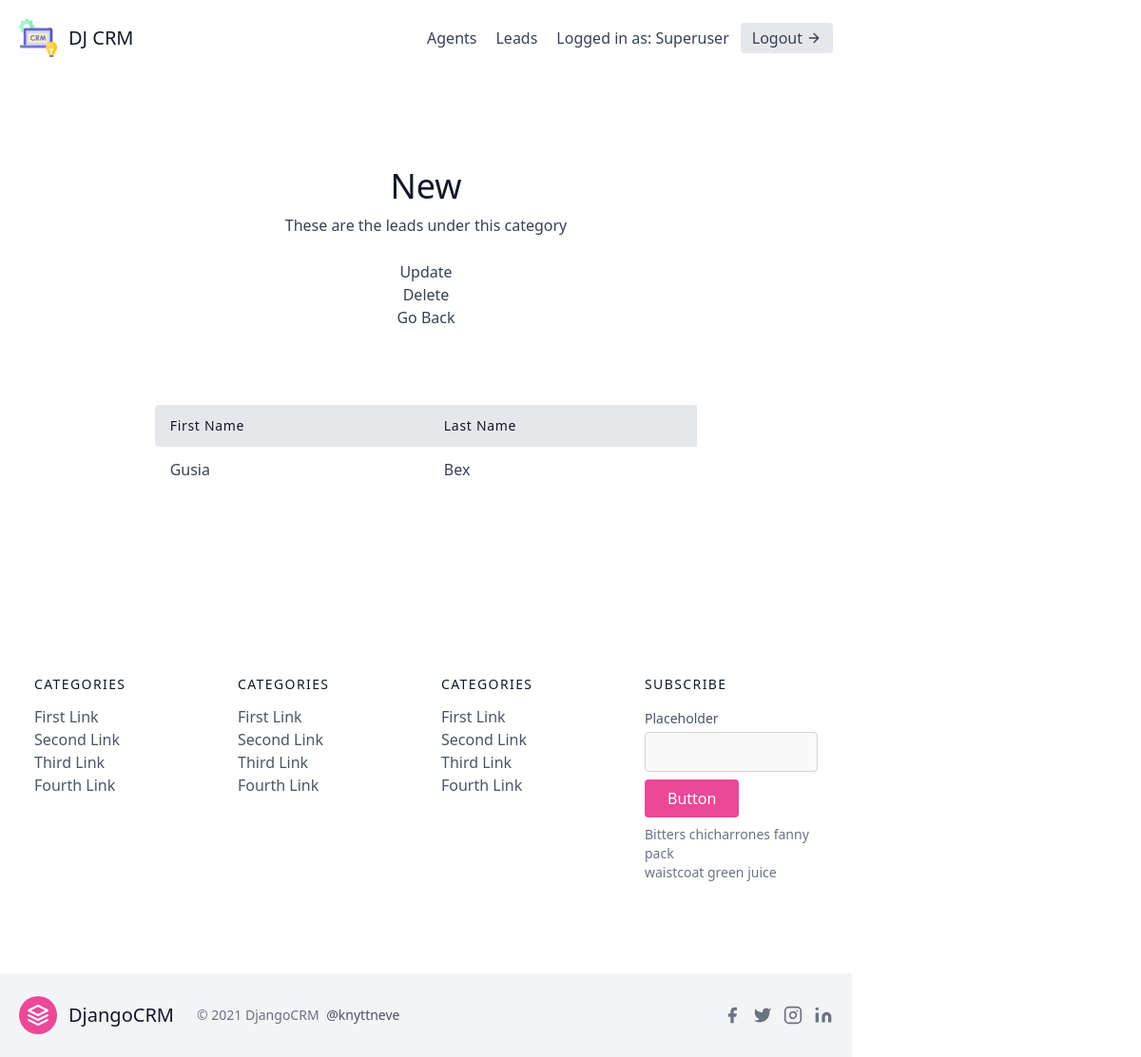
The app's page /leads/categories/1/ (signed in) with its own data.
### leads/models.py (models this page shows, shortened)
class User(AbstractUser):
    is_organisor = models.BooleanField(default=True)
    is_agent = models.BooleanField(default=False)

class Category(models.Model):
    name = models.CharField(max_length=30)
    organisation = models.ForeignKey(UserProfile, on_delete=models.CASCADE)

class Lead(models.Model):
    SOURCE_CHOICES = (
        ('Youtube', 'Youtube'),
        ('Google', 'Google'),
        ('Newsletter', 'Newsletter'),
    )
    first_name = models.CharField(max_length=255)
    last_name = models.CharField(max_length=255)
    age= models.IntegerField(default=0)
    agent = models.ForeignKey("Agent",null=True, blank=True, on_delete=models.SET_NULL)
    organisation = models.ForeignKey(UserProfile, on_delete=models.CASCADE, null=True, blank=True)
    category = models.ForeignKey("Category", related_name="leads", on_delete=models.SET_NULL, null=True, blank=True)
    description = models.TextField()
    date_added = models.DateTimeField(auto_now_add=True)
    phone_number = models.CharField(max_length=20)
    email = models.EmailField()
    profile_picture = models.ImageField(null=True, blank=True, upload_to="profile_pictures/")
    converted_date = models.DateTimeField(null=True, blank=True)

### leads/views.py (the view)
# urls.py: path('categories/<int:pk>/', CategoryDetailView.as_view(), name='category-detail'),
class CategoryDetailView(LoginRequiredMixin, generic.DetailView):
    template_name = "category_detail.html"
    context_object_name = "category"
    def get_context_data(self, **kwargs):
        context = super(CategoryDetailView, self).get_context_data(**kwargs)
        leads = self.get_object().leads.all()
        context.update({
            "leads": None
        })
        return context
    def get_queryset(self):
        user = self.request.user
        if user.is_organisor:
            queryset = Category.objects.filter(
                organisation=user.userprofile,
            )
        else:
            queryset = Category.objects.filter(
                organisation=user.agent.organisation,
            )
        return queryset

### templates/category_detail.html
{% extends "base.html" %}
{% block content %}
<section class="text-gray-700 body-font">
    <div class="container px-5 py-24 mx-auto">
      <div class="flex flex-col text-center w-full mb-20">
        <h1 class="sm:text-4xl text-3xl font-medium title-font mb-2 text-gray-900">
            {{ category.name }}
        </h1>
        <p class="lg:w-2/3 mx-auto leading-relaxed text-base">
            These are the leads under this category
        </p>
        <br>
        <a href="#" class="hover:text-blue-500">Update</a>
        <a href="#" class="hover:text-blue-500">Delete</a>
        <a href="{% url 'leads:category-list' %}" class="hover:text-blue-500">Go Back</a>
      </div>
      <div class="lg:w-2/3 w-full mx-auto overflow-auto">
        <table class="table-auto w-full text-left whitespace-no-wrap">
          <thead>
            <tr>
                <th class="px-4 py-3 title-font tracking-wider font-medium text-gray-900 text-sm bg-gray-200 rounded-tl rounded-bl">
                    First Name
                </th>
                <th class="px-4 py-3 title-font tracking-wider font-medium text-gray-900 text-sm bg-gray-200">
                    Last Name
                </th>
            </tr>
          </thead>
          <tbody>
            {% for lead in category.leads.all %}
                <tr>
                    <td class="px-4 py-3">
                      <a class="hover:text-blue-500" href="{% url 'leads:lead-detail' lead.pk %}">{{ lead.first_name }}</a>
                    </td>
                    <td class="px-4 py-3">{{ lead.last_name }}</td>
                </tr>
            {% endfor %}
          </tbody>
        </table>
      </div>
    </div>
  </section>
{% endblock content %}

### templates/navbar.html (shortened to what this page needs)
<header class="text-gray-700 body-font">
  <div class="container mx-auto flex flex-wrap p-5 flex-col md:flex-row items-center">
    <a href="#" class="flex title-font font-medium items-center text-gray-900 mb-4 md:mb-0">
      <span class="ml-3 text-xl">DJ CRM</span>
    </a>
    <nav class="md:ml-auto flex flex-wrap items-center text-base justify-center">
      {% if not request.user.is_authenticated %}
        <a href="{% url 'signup' %}" class="mr-5 hover:text-gray-900">Signup</a>
      {% else %}
        {% if request.user.is_organisor %}
        <a href="{% url 'agents:agent-list' %}" class="mr-5 hover:text-gray-900">Agents</a>
        {% endif %}
        <a href="{% url 'leads:lead-list' %}" class="mr-5 hover:text-gray-900">Leads</a>
      {% endif %}
    </nav>
    {% if request.user.is_authenticated %}
      Logged in as: {{ request.user.username }}
      <a href="{% url 'logout' %}" class="ml-3 inline-flex items-center bg-gray-200 border-0 py-1 px-3 focus:outline-none hover:bg-gray-300 rounded text-base mt-4 md:mt-0">
        Logout
          <svg fill="none" stroke="currentColor" stroke-linecap="round" stroke-linejoin="round" stroke-width="2" class="w-4 h-4 ml-1" viewBox="0 0 24 24">
              <path d="M5 12h14M12 5l7 7-7 7"></path>
          </svg>
      </a>
    {% endif %}
  </div>
</header>

### records on screen
User: user.username "Superuser"
Category: name "New"
Lead: first_name "Gusia", last_name "Bex"
